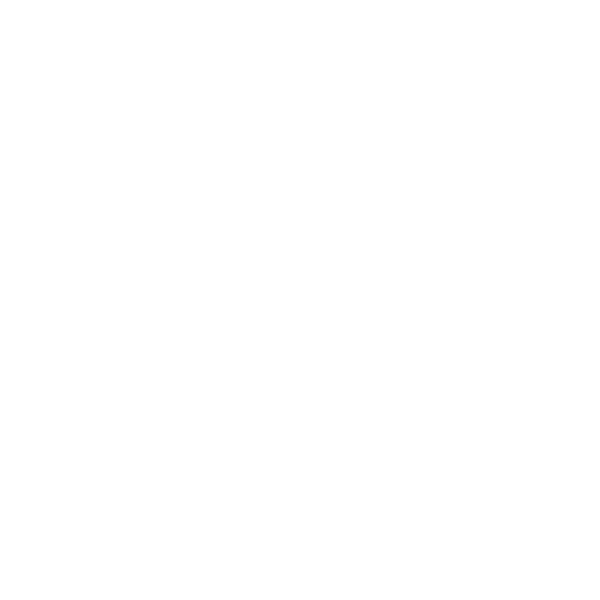
Frame 1 (no input)
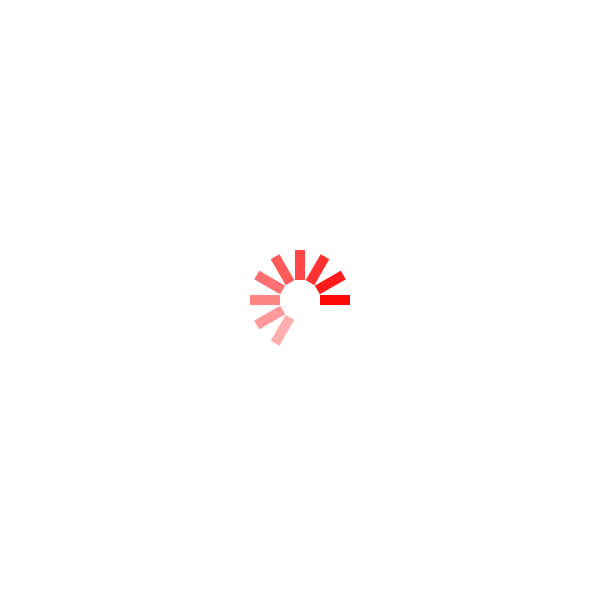
Frame 60 (the mouse pressed at the canvas centre just before this capture)
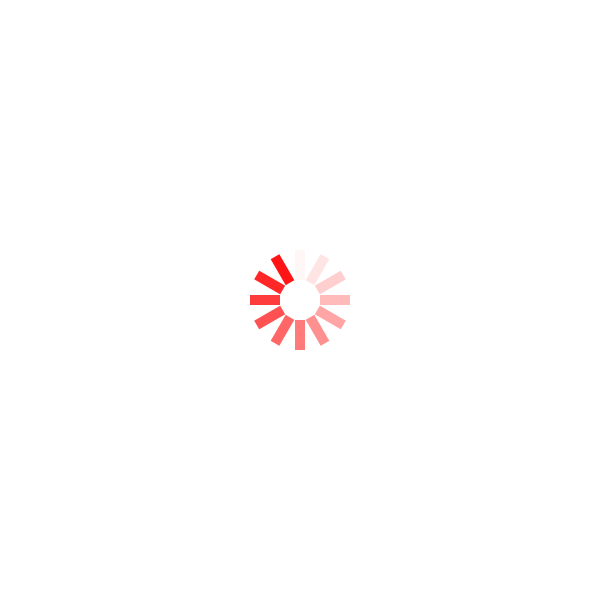
Frame 120 (the mouse held since frame 60 and released just before this capture)

The Processing sketch that drew these frames (run headless with seeded random() and noise(); from frame 60 on, the mouse is pressed at the canvas centre):

// Processing sketch: spinnerTest
// ── spinnerTest.pde
//Dan Schellenberg
//May 20, 2015

Spinner theSpinner;

void setup() {
  size(600,600);
  theSpinner = new Spinner(width/2, height/2);
}

void draw() {
  background(255);
  theSpinner.display();
}
// ── Bar.pde
class Bar {
  float x, y;
  float w, h;
  color theColor;
  float theta;
  float opacityAmount;
  
  Bar(float _x, float _y, float _theta) {
    x = _x;
    y = _y;
    w = 10;
    h = 30;
    opacityAmount = 255;
    theColor = color(255,0,0,opacityAmount);
    theta = _theta;
  }
  
  void display() {
//    float redValue = red(theColor);
//    redValue -= 15;
//    redValue = constrain(redValue, 0, 255);
    opacityAmount -= 3;
    
    theColor = color(255, 0, 0, opacityAmount);
    fill(theColor);
    noStroke();
    
    pushMatrix();
      translate(x, y);
      rotate(theta);
      rect(-5, 20, 10, 30);
    popMatrix();
  }
  
}
  
    

// ── Spinner.pde
class Spinner {
  ArrayList<Bar> barList;
  float theta;
  float numberOfBars = 12;
  float x, y;
  Timer theTimer;

  Spinner(float _x, float _y) {
    theta = 0.0;
    x = _x;
    y = _y;
    numberOfBars = 12;
    barList = new ArrayList<Bar>();
    theTimer = new Timer(100);
    theTimer.start();
  }

  void next() {
    theta += (2*PI)/numberOfBars;
    barList.add(new Bar(x, y, theta));
  }

  void display() {
    for (int i=0; i < barList.size(); i++) {
      Bar thisBar = barList.get(i);
      if (thisBar.opacityAmount <= 0) {
        barList.remove(i);
      } else {
        thisBar.display();
      }
    }
    
    if (theTimer.isFinished() ) {
      next();
      theTimer.start();
    }
  }
}
// ── Timer.pde
class Timer {
  int startTime;
  int totalTime;
  
  Timer(int _totalTime) {
    totalTime = _totalTime;
  }
  
  void start() {
    startTime = millis();
  }
  
  boolean isFinished() {
    int elapsedTime = millis() - startTime;
    if (elapsedTime > totalTime) {
      return true;
    }
    else {
      return false;
    }
  }
}
